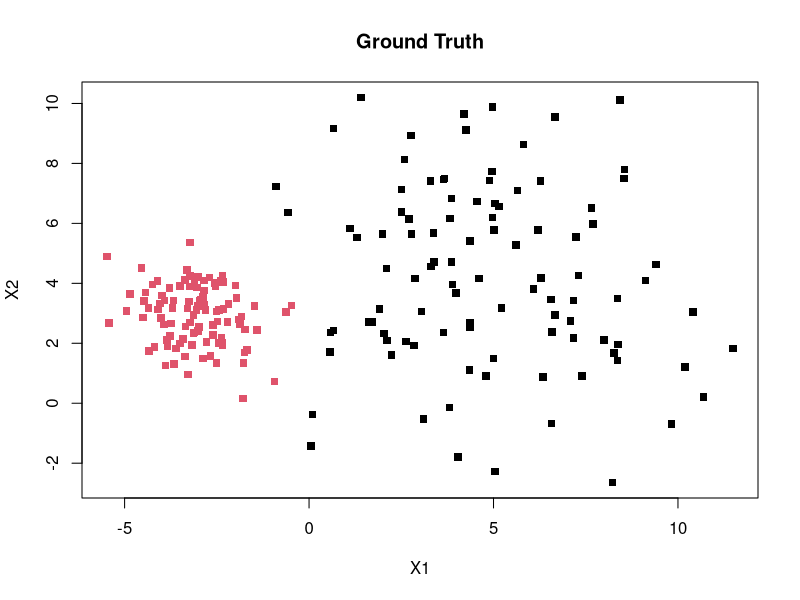
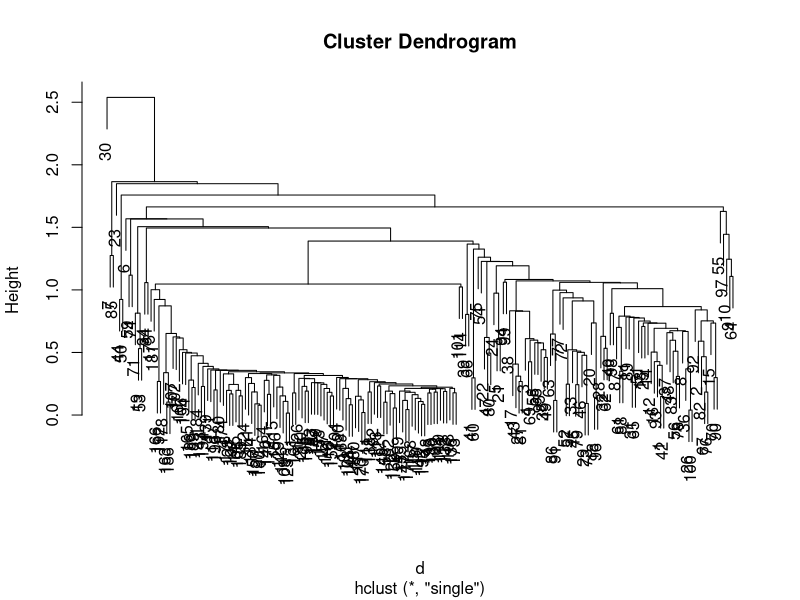
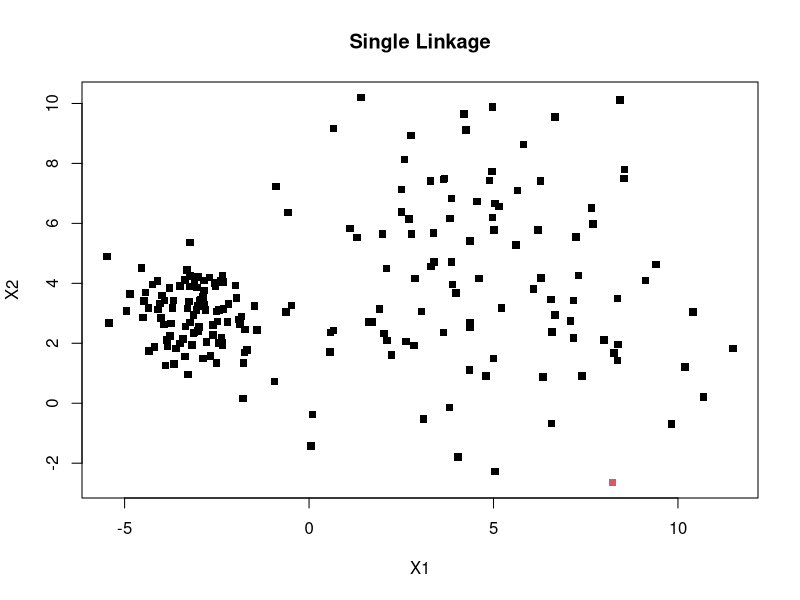
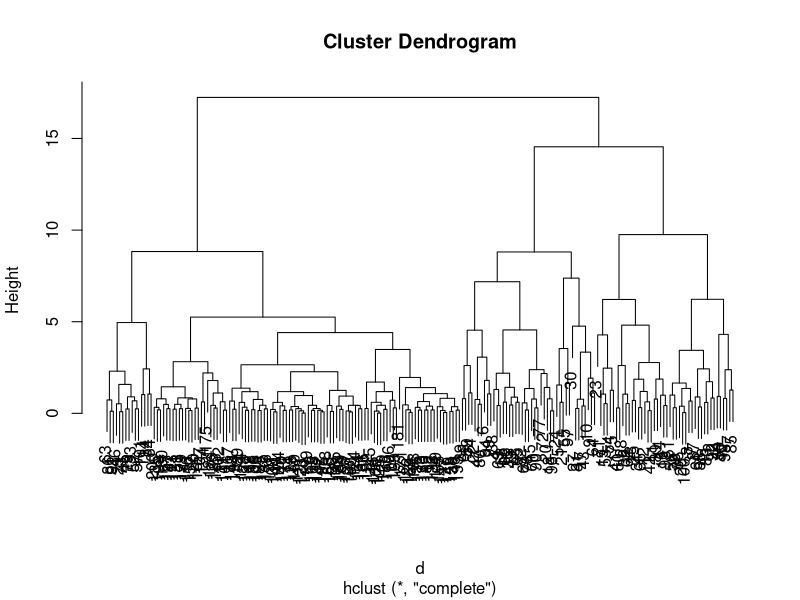
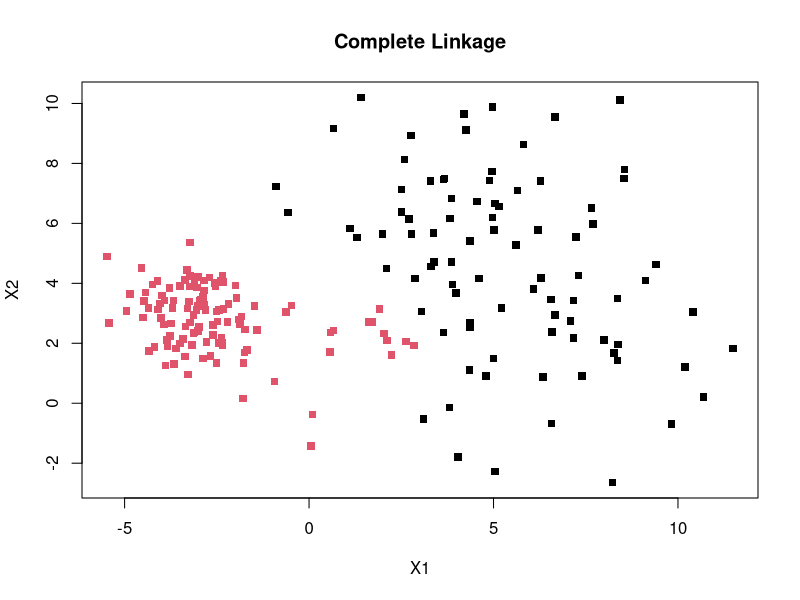
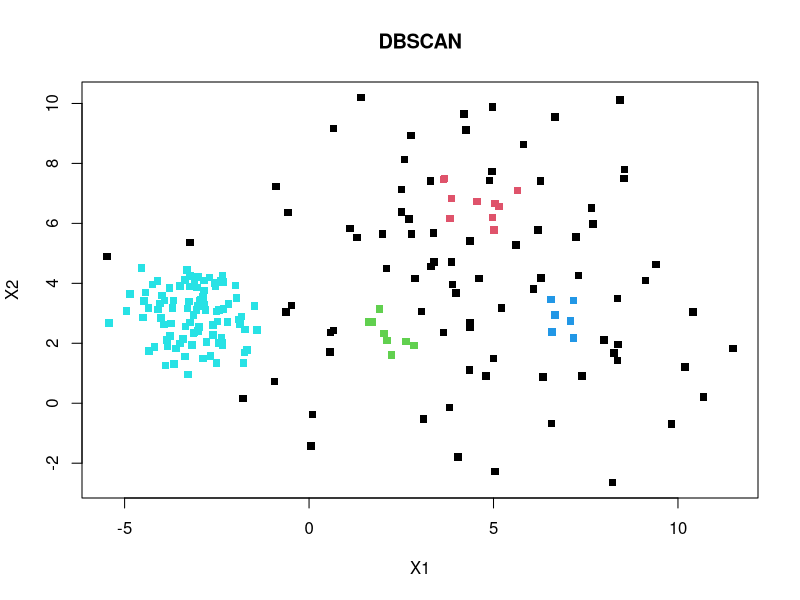
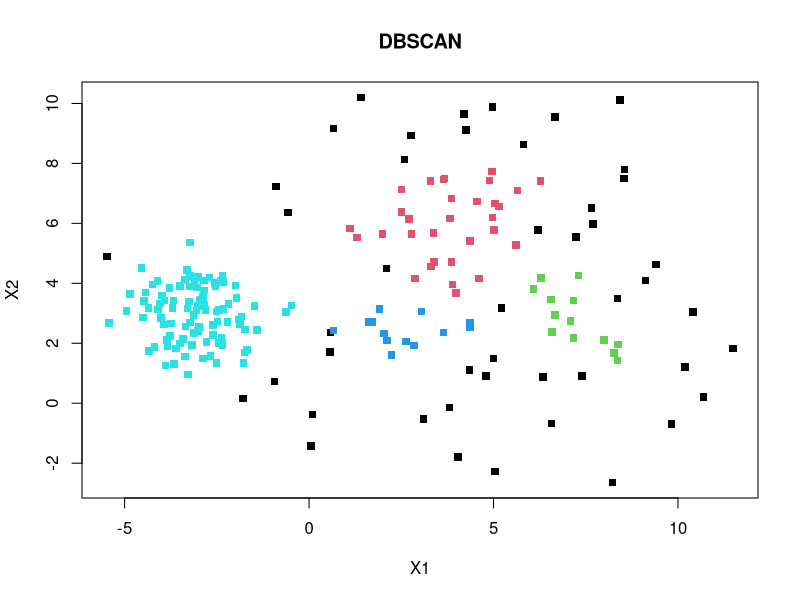
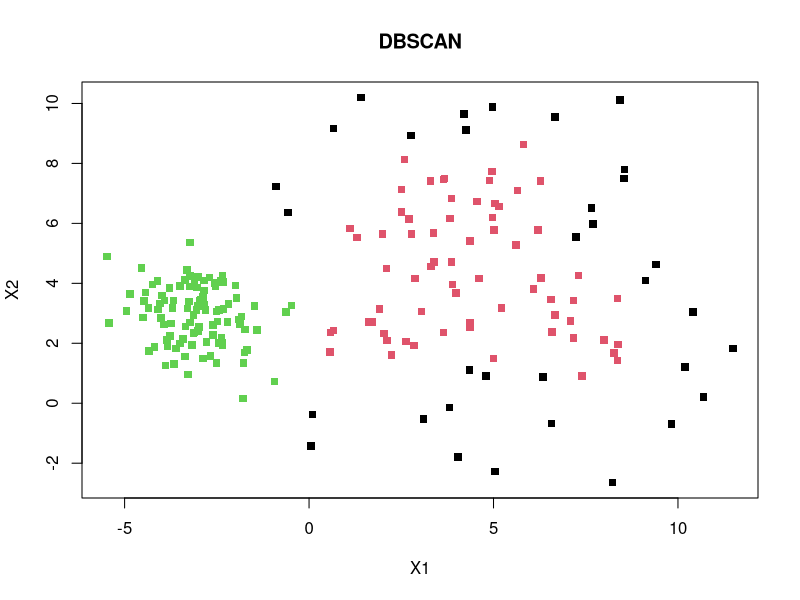

The R source for these figures, in order:
rm(list=ls())
library(dbscan)

dcdata = read.csv("dcdata.txt")
target = dcdata[, 3]
dcdata = dcdata[, 1:2]

#Question 1
plot(dcdata, col = target, pch = 15, main = "Ground Truth")

d = dist(dcdata)

#This fails at clustering
model1 = hclust(d, method = "single")
plot(model1)
clusters = cutree(model1, k = 2)
plot(dcdata, col = clusters, pch=15, main = "Single Linkage")

#This succeeds at clustering
model2 = hclust(d, method = "complete")
plot(model2)
clusters = cutree(model2, k = 2)
plot(dcdata, col = clusters, pch=15, main = "Complete Linkage")

#This partially succeeds at clustering only with eps = 1.25
epsilon = c(0.75, 1, 1.25, 1.5)
for (i in 1:4){
  model3 = dbscan(dcdata, eps = epsilon[i], minPts = 5)
  clusters = model3$cluster
  plot(dcdata, col = clusters+1, pch = 15, main = "DBSCAN")
}

#This succeeds at clustering  
model4 = kmeans(dcdata, 2)
plot(dcdata, col = model4$cluster, pch=15, main = "kMeans")


#Question2
library(MLmetrics)
Accuracy(cutree(model1, k=2), target)

#Question3
Accuracy(cutree(model2, k=2), target)
